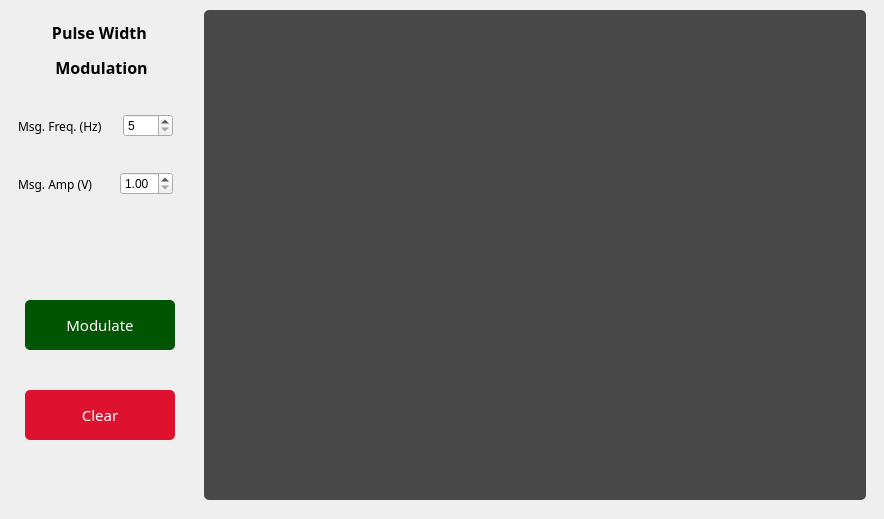
      <widget class="QWidget" name="tab_7">
       <attribute name="title">
        <string>PWM</string>
       </attribute>
       <widget class="QPushButton" name="clearBtnPWM">
        <property name="geometry">
         <rect>
          <x>25</x>
          <y>390</y>
          <width>150</width>
          <height>50</height>
         </rect>
        </property>
        <property name="font">
         <font>
          <family>Product Sans</family>
          <pointsize>11</pointsize>
          <weight>50</weight>
          <bold>false</bold>
          <stylestrategy>PreferDefault</stylestrategy>
          <kerning>false</kerning>
         </font>
        </property>
        <property name="focusPolicy">
         <enum>Qt::StrongFocus</enum>
        </property>
        <property name="acceptDrops">
         <bool>false</bool>
        </property>
        <property name="autoFillBackground">
         <bool>false</bool>
        </property>
        <property name="styleSheet">
         <string notr="true">QPushButton {
background-color: #de122f;
border-radius: 5px;
color: #FFFFFF;
}

QPushButton:hover {
background-color: #ef344f;
}</string>
        </property>
        <property name="text">
         <string>Clear</string>
        </property>
        <property name="iconSize">
         <size>
          <width>16</width>
          <height>16</height>
         </size>
        </property>
        <property name="autoDefault">
         <bool>false</bool>
        </property>
        <property name="default">
         <bool>false</bool>
        </property>
        <property name="flat">
         <bool>false</bool>
        </property>
       </widget>
       <widget class="QLabel" name="label_26">
        <property name="geometry">
         <rect>
          <x>16</x>
          <y>20</y>
          <width>171</width>
          <height>61</height>
         </rect>
        </property>
        <property name="font">
         <font>
          <family>Product Sans</family>
          <pointsize>12</pointsize>
          <weight>75</weight>
          <bold>true</bold>
          <stylestrategy>PreferDefault</stylestrategy>
         </font>
        </property>
        <property name="text">
         <string>&lt;html&gt;&lt;head/&gt;&lt;body&gt;&lt;p&gt;Pulse Width &lt;/p&gt;&lt;p&gt;Modulation&lt;/p&gt;&lt;/body&gt;&lt;/html&gt;</string>
        </property>
        <property name="alignment">
         <set>Qt::AlignCenter</set>
        </property>
       </widget>
       <widget class="QPushButton" name="modulateBtnPWM">
        <property name="geometry">
         <rect>
          <x>25</x>
          <y>300</y>
          <width>150</width>
          <height>50</height>
         </rect>
        </property>
        <property name="font">
         <font>
          <family>Product Sans</family>
          <pointsize>11</pointsize>
          <weight>50</weight>
          <bold>false</bold>
          <stylestrategy>PreferDefault</stylestrategy>
          <kerning>false</kerning>
         </font>
        </property>
        <property name="focusPolicy">
         <enum>Qt::StrongFocus</enum>
        </property>
        <property name="acceptDrops">
         <bool>false</bool>
        </property>
        <property name="autoFillBackground">
         <bool>false</bool>
        </property>
        <property name="styleSheet">
         <string notr="true">QPushButton {
background-color: rgb(0, 85, 0);
border-radius: 5px;
color: #FFFFFF;
}

QPushButton:hover {
background-color: rgb(0, 100, 0);
}</string>
        </property>
        <property name="text">
         <string>Modulate</string>
        </property>
        <property name="iconSize">
         <size>
          <width>16</width>
          <height>16</height>
         </size>
        </property>
        <property name="autoDefault">
         <bool>false</bool>
        </property>
        <property name="default">
         <bool>false</bool>
        </property>
        <property name="flat">
         <bool>false</bool>
        </property>
       </widget>
       <widget class="QFrame" name="PWM_graph_layout">
        <property name="geometry">
         <rect>
          <x>195</x>
          <y>0</y>
          <width>680</width>
          <height>510</height>
         </rect>
        </property>
        <property name="sizePolicy">
         <sizepolicy hsizetype="Fixed" vsizetype="Fixed">
          <horstretch>0</horstretch>
          <verstretch>0</verstretch>
         </sizepolicy>
        </property>
        <property name="maximumSize">
         <size>
          <width>880</width>
          <height>510</height>
         </size>
        </property>
        <property name="styleSheet">
         <string notr="true"/>
        </property>
        <layout class="QVBoxLayout" name="graph_layout_7">
         <item>
          <widget class="MplWidget" name="MplWidgetPWM" native="true">
           <property name="sizePolicy">
            <sizepolicy hsizetype="Preferred" vsizetype="Preferred">
             <horstretch>0</horstretch>
             <verstretch>0</verstretch>
            </sizepolicy>
           </property>
           <property name="maximumSize">
            <size>
             <width>880</width>
             <height>490</height>
            </size>
           </property>
           <property name="styleSheet">
            <string notr="true">background-color: rgba(0,0,0,0.7);
border-radius: 5px;</string>
           </property>
          </widget>
         </item>
        </layout>
       </widget>
       <widget class="QFrame" name="dataInpBox_7">
        <property name="geometry">
         <rect>
          <x>0</x>
          <y>90</y>
          <width>191</width>
          <height>131</height>
         </rect>
        </property>
        <layout class="QVBoxLayout" name="verticalLayout_12">
         <item>
          <widget class="QFrame" name="horizontalFrame_20">
           <property name="maximumSize">
            <size>
             <width>16777215</width>
             <height>50</height>
            </size>
           </property>
           <layout class="QHBoxLayout" name="horizontalLayout_19">
            <item>
             <widget class="QLabel" name="label_30">
              <property name="font">
               <font>
                <family>Product Sans</family>
                <pointsize>9</pointsize>
                <weight>50</weight>
                <bold>false</bold>
                <stylestrategy>PreferDefault</stylestrategy>
               </font>
              </property>
              <property name="text">
               <string>Msg. Freq. (Hz)     </string>
              </property>
             </widget>
            </item>
            <item>
             <widget class="QSpinBox" name="msgFreqInputPWM">
              <property name="minimum">
               <number>5</number>
              </property>
              <property name="maximum">
               <number>100</number>
              </property>
              <property name="value">
               <number>5</number>
              </property>
             </widget>
            </item>
           </layout>
          </widget>
         </item>
         <item>
          <widget class="QFrame" name="horizontalFrame_21">
           <property name="sizePolicy">
            <sizepolicy hsizetype="Preferred" vsizetype="Preferred">
             <horstretch>0</horstretch>
             <verstretch>0</verstretch>
            </sizepolicy>
           </property>
           <property name="maximumSize">
            <size>
             <width>16777215</width>
             <height>50</height>
            </size>
           </property>
           <layout class="QHBoxLayout" name="horizontalLayout_20">
            <property name="leftMargin">
             <number>9</number>
            </property>
            <property name="topMargin">
             <number>1</number>
            </property>
            <property name="rightMargin">
             <number>9</number>
            </property>
            <property name="bottomMargin">
             <number>1</number>
            </property>
            <item>
             <widget class="QLabel" name="label_31">
              <property name="font">
               <font>
                <family>Product Sans</family>
                <pointsize>9</pointsize>
                <weight>50</weight>
                <bold>false</bold>
                <stylestrategy>PreferDefault</stylestrategy>
               </font>
              </property>
              <property name="text">
               <string>Msg. Amp (V)       </string>
              </property>
              <property name="indent">
               <number>-1</number>
              </property>
             </widget>
            </item>
            <item>
             <widget class="QDoubleSpinBox" name="msgAmpInputPWM">
              <property name="minimum">
               <double>1.000000000000000</double>
              </property>
              <property name="maximum">
               <double>5.000000000000000</double>
              </property>
              <property name="value">
               <double>1.000000000000000</double>
              </property>
             </widget>
            </item>
           </layout>
          </widget>
         </item>
        </layout>
       </widget>
      </widget>
